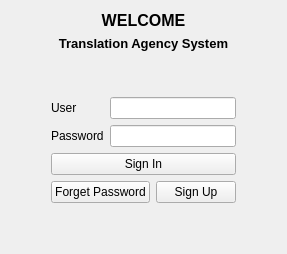
      <widget class="QWidget" name="pageWelcome">
       <layout class="QVBoxLayout" name="verticalLayout_5">
        <item>
         <widget class="QLabel" name="label_4">
          <property name="font">
           <font>
            <pointsize>12</pointsize>
            <weight>75</weight>
            <bold>true</bold>
           </font>
          </property>
          <property name="text">
           <string>WELCOME</string>
          </property>
          <property name="alignment">
           <set>Qt::AlignCenter</set>
          </property>
         </widget>
        </item>
        <item>
         <widget class="QLabel" name="label_69">
          <property name="font">
           <font>
            <pointsize>10</pointsize>
            <weight>75</weight>
            <bold>true</bold>
           </font>
          </property>
          <property name="text">
           <string>Translation Agency System</string>
          </property>
          <property name="alignment">
           <set>Qt::AlignCenter</set>
          </property>
         </widget>
        </item>
        <item>
         <layout class="QVBoxLayout" name="verticalLayout_4">
          <item>
           <spacer name="verticalSpacer">
            <property name="orientation">
             <enum>Qt::Vertical</enum>
            </property>
            <property name="sizeHint" stdset="0">
             <size>
              <width>20</width>
              <height>40</height>
             </size>
            </property>
           </spacer>
          </item>
          <item>
           <layout class="QHBoxLayout" name="horizontalLayout_4">
            <item>
             <spacer name="horizontalSpacer_2">
              <property name="orientation">
               <enum>Qt::Horizontal</enum>
              </property>
              <property name="sizeHint" stdset="0">
               <size>
                <width>40</width>
                <height>20</height>
               </size>
              </property>
             </spacer>
            </item>
            <item>
             <layout class="QVBoxLayout" name="verticalLayout_3">
              <item>
               <layout class="QGridLayout" name="gridLayout">
                <item row="0" column="0">
                 <widget class="QLabel" name="label_5">
                  <property name="text">
                   <string>User</string>
                  </property>
                 </widget>
                </item>
                <item row="0" column="1">
                 <widget class="QLineEdit" name="lineEdit"/>
                </item>
                <item row="1" column="0">
                 <widget class="QLabel" name="label_6">
                  <property name="text">
                   <string>Password</string>
                  </property>
                 </widget>
                </item>
                <item row="1" column="1">
                 <widget class="QLineEdit" name="lineEdit_2"/>
                </item>
               </layout>
              </item>
              <item>
               <widget class="QPushButton" name="pushButton_3">
                <property name="text">
                 <string>Sign In</string>
                </property>
               </widget>
              </item>
              <item>
               <layout class="QHBoxLayout" name="horizontalLayout_3">
                <item>
                 <widget class="QPushButton" name="pushButton_25">
                  <property name="text">
                   <string>Forget Password</string>
                  </property>
                 </widget>
                </item>
                <item>
                 <widget class="QPushButton" name="pushButton_24">
                  <property name="text">
                   <string>Sign Up</string>
                  </property>
                 </widget>
                </item>
               </layout>
              </item>
             </layout>
            </item>
            <item>
             <spacer name="horizontalSpacer_3">
              <property name="orientation">
               <enum>Qt::Horizontal</enum>
              </property>
              <property name="sizeHint" stdset="0">
               <size>
                <width>40</width>
                <height>20</height>
               </size>
              </property>
             </spacer>
            </item>
           </layout>
          </item>
          <item>
           <spacer name="verticalSpacer_2">
            <property name="orientation">
             <enum>Qt::Vertical</enum>
            </property>
            <property name="sizeHint" stdset="0">
             <size>
              <width>20</width>
              <height>40</height>
             </size>
            </property>
           </spacer>
          </item>
         </layout>
        </item>
       </layout>
      </widget>
